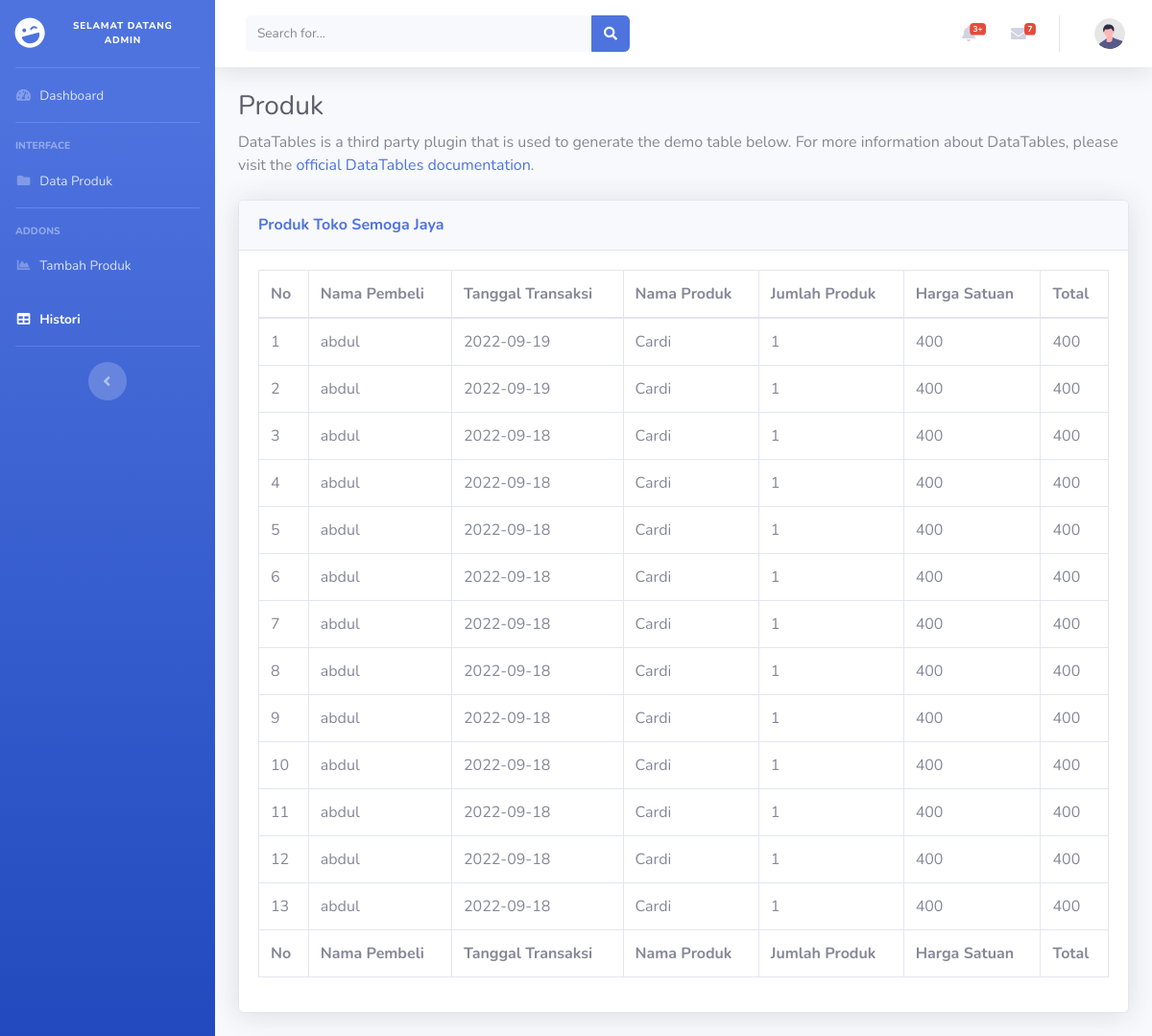
The app's page /petugas/histori_admin.php (signed in) with its own data.
### tables this page shows
CREATE TABLE `transaksi` (
  `id_transaksi` int(11) NOT NULL,
  `id_pelanggan` int(11) NOT NULL,
  `id_produk` int(11) NOT NULL,
  `tgl_transaksi` date NOT NULL
);

CREATE TABLE `pelanggan` (
  `id_pelanggan` int(11) NOT NULL,
  `nama_pelanggan` varchar(100) NOT NULL,
  `username` varchar(255) NOT NULL,
  `password` varchar(255) NOT NULL,
  `alamat` text NOT NULL,
  `telephone` varchar(50) NOT NULL
);

CREATE TABLE `produk` (
  `id_produk` int(11) NOT NULL,
  `nama_produk` varchar(100) NOT NULL,
  `deskripsi` text NOT NULL,
  `harga` int(11) NOT NULL,
  `foto_produk` varchar(255) NOT NULL
);

CREATE TABLE `detail_transaksi` (
  `id_detail_transaksi` int(11) NOT NULL,
  `id_transaksi` int(11) NOT NULL,
  `qty` int(11) NOT NULL,
  `subtotal` int(11) NOT NULL
);

### petugas/histori_admin.php (the view, shortened to what this page needs)
<?php include '../koneksi.php';
?>
<!DOCTYPE html>
<html >
<head>
    <link href="vendor/fontawesome-free/css/all.min.css" rel="stylesheet" type="text/css">
    <link href="css/sb-admin-2.min.css" rel="stylesheet">
</head>
<body id="page-top">
    <div id="wrapper">
        <ul class="navbar-nav bg-gradient-primary sidebar sidebar-dark accordion" id="accordionSidebar">
            <a class="sidebar-brand d-flex align-items-center justify-content-center" href="index.php">
                <div class="sidebar-brand-icon rotate-n-15">
                    <i class="fas fa-laugh-wink"></i>
                </div>
                <div class="sidebar-brand-text mx-3" style="font-size:10px"> Selamat datang admin <?=$_SESSION['id_petugas']?>  </div>
            </a>
            <hr class="sidebar-divider my-0">
            <li class="nav-item ">
                <a class="nav-link" href="index.php">
                    <i class="fas fa-fw fa-tachometer-alt"></i>
                    <span>Dashboard</span></a>
            </li>
            <hr class="sidebar-divider">
            <div class="sidebar-heading">
                Interface
            </div>
            <li class="nav-item">
                <a class="nav-link " href="tables.php">
                    <i class="fas fa-fw fa-folder"></i>
                    <span>Data Produk</span></a>
            </li>
            <hr class="sidebar-divider">
            <div class="sidebar-heading">
                Addons
            </div>
            <li class="nav-item ">
                <a class="nav-link" href="tambah_produk1.php">
                    <i class="fas fa-fw fa-chart-area"></i>
                    <span>Tambah Produk</span></a>
            </li>
            <li class="nav-item active">
                <a class="nav-link" href="histori_admin.php">
                    <i class="fas fa-fw fa-table"></i>
                    <span>Histori</span></a>
            </li>
            <hr class="sidebar-divider d-none d-md-block">
            <div class="text-center d-none d-md-inline">
                <button class="rounded-circle border-0" id="sidebarToggle"></button>
            </div>
        </ul>
        <div id="content-wrapper" class="d-flex flex-column">
            <div id="content">
                <nav class="navbar navbar-expand navbar-light bg-white topbar mb-4 static-top shadow">
                    <form
                        class="d-none d-sm-inline-block form-inline mr-auto ml-md-3 my-2 my-md-0 mw-100 navbar-search">
                        <div class="input-group">
                            <input type="text" class="form-control bg-light border-0 small" placeholder="Search for..."
                                aria-label="Search" aria-describedby="basic-addon2">
                            <div class="input-group-append">
                                <button class="btn btn-primary" type="button">
                                    <i class="fas fa-search fa-sm"></i>
                                </button>
                            </div>
                        </div>
                    </form>
                    <ul class="navbar-nav ml-auto">
                        <li class="nav-item dropdown no-arrow mx-1">
                            <a class="nav-link dropdown-toggle" href="#" id="alertsDropdown" role="button"
                                data-toggle="dropdown" aria-haspopup="true" aria-expanded="false">
                                <i class="fas fa-bell fa-fw"></i>
                                <span class="badge badge-danger badge-counter">3+</span>
                            </a>
                        </li>
                        <li class="nav-item dropdown no-arrow mx-1">
                            <a class="nav-link dropdown-toggle" href="#" id="messagesDropdown" role="button"
                                data-toggle="dropdown" aria-haspopup="true" aria-expanded="false">
                                <i class="fas fa-envelope fa-fw"></i>
                                <span class="badge badge-danger badge-counter">7</span>
                            </a>
                        </li>
                        <li class="nav-item dropdown no-arrow">
                            <a class="nav-link dropdown-toggle" href="#" id="userDropdown" role="button"
                                data-toggle="dropdown" aria-haspopup="true" aria-expanded="false">
                                <img class="img-profile rounded-circle"
                                    src="img/undraw_profile.svg">
                            </a>
                        </li>
                    </ul>
                </nav>
                <div class="container-fluid">
                 <h1 class="h3 mb-2 text-gray-800">Produk</h1>
                    <p class="mb-4">DataTables is a third party plugin that is used to generate the demo table below.
                        For more information about DataTables, please visit the <a target="_blank"
                            href="https://datatables.net">official DataTables documentation</a>.</p>
                    <div class="card shadow mb-4">
                        <div class="card-header py-3">
                            <h6 class="m-0 font-weight-bold text-primary">Produk Toko Semoga Jaya</h6>
                        </div>
                        <div class="card-body">
                            <div class="table-responsive">
                                <table class="table table-bordered" id="dataTable" width="100%" cellspacing="0">
                                    <thead>
                                        <tr>
                                            <th>No</th>
                                            <th>Nama Pembeli</th>
                                            <th>Tanggal Transaksi</th>
                                            <th>Nama Produk</th>
                                            <th>Jumlah Produk</th>
                                            <th>Harga Satuan</th>
                                            <th>Total</th>
                                        </tr>
                                    </thead>
                                    <tfoot>
                                        <tr>
                                            <th>No</th>
                                            <th>Nama Pembeli</th>
                                            <th>Tanggal Transaksi</th>
                                            <th>Nama Produk</th>
                                            <th>Jumlah Produk</th>
                                            <th>Harga Satuan</th>
                                            <th>Total</th>
                                        </tr>
                                    </tfoot>
                                    <tbody>
                                    <?php
                                    $sql = mysqli_query($conn, "select produk.nama_produk, transaksi.tgl_transaksi, qty, produk.harga, produk.foto_produk, detail_transaksi.subtotal, transaksi.id_transaksi from transaksi JOIN produk ON transaksi.id_produk = produk.id_produk JOIN detail_transaksi ON detail_transaksi.id_transaksi = transaksi.id_transaksi order by id_detail_transaksi desc;");
                                    $no=0;
                                    if (mysqli_num_rows($sql) > 0) {
                                        while($histori = mysqli_fetch_array($sql)){
                                            $no++;
                                            $qry_buku=mysqli_query($conn,"select P.nama_pelanggan from  pelanggan P  join transaksi T on T.id_pelanggan=P.id_pelanggan where T.id_transaksi = '".$histori['id_transaksi']."'");
                                            while($dt_buku=mysqli_fetch_array($qry_buku)){
                                                $buku_dipinjam=$dt_buku['nama_pelanggan'];
                                            }
                                        ?>
                                        <tr>
                                            <td><?=$no?></td>
                                            <td><?=$buku_dipinjam?></td>
                                            <td><?=$histori['tgl_transaksi']?></td>
                                            <td><?=$histori['nama_produk']?></td>
                                            <td><?=$histori['qty']?></td>
                                            <td><?=$histori['harga']?></td>
                                            <td><?=$histori['subtotal']?></td>
                                        </tr>
                                        <?php
                                        }
                                    } else {
                                        echo("
                                        <tr>
                                        <td colspan='8'><p style='text-align:center'>Tidak Ada Histori</p></td>
                                        </tr>
                                        ");
                                    }
                                    ?>
                                    </tbody>
                                </table>
                            </div>
                        </div>
                    </div>
                    </div>
        </div>
    </div>
</body>
</html>

### records on screen
transaksi: id_pelanggan.nama_pelanggan "abdul", tgl_transaksi "2022-09-19", id_produk.nama_produk "Cardi", detail_transaksi.qty "1", id_produk.harga "400", detail_transaksi.subtotal "400"
transaksi: id_pelanggan.nama_pelanggan "abdul", tgl_transaksi "2022-09-19", id_produk.nama_produk "Cardi", detail_transaksi.qty "1", id_produk.harga "400", detail_transaksi.subtotal "400"
transaksi: id_pelanggan.nama_pelanggan "abdul", tgl_transaksi "2022-09-18", id_produk.nama_produk "Cardi", detail_transaksi.qty "1", id_produk.harga "400", detail_transaksi.subtotal "400"
transaksi: id_pelanggan.nama_pelanggan "abdul", tgl_transaksi "2022-09-18", id_produk.nama_produk "Cardi", detail_transaksi.qty "1", id_produk.harga "400", detail_transaksi.subtotal "400"
transaksi: id_pelanggan.nama_pelanggan "abdul", tgl_transaksi "2022-09-18", id_produk.nama_produk "Cardi", detail_transaksi.qty "1", id_produk.harga "400", detail_transaksi.subtotal "400"
transaksi: id_pelanggan.nama_pelanggan "abdul", tgl_transaksi "2022-09-18", id_produk.nama_produk "Cardi", detail_transaksi.qty "1", id_produk.harga "400", detail_transaksi.subtotal "400"
transaksi: id_pelanggan.nama_pelanggan "abdul", tgl_transaksi "2022-09-18", id_produk.nama_produk "Cardi", detail_transaksi.qty "1", id_produk.harga "400", detail_transaksi.subtotal "400"
transaksi: id_pelanggan.nama_pelanggan "abdul", tgl_transaksi "2022-09-18", id_produk.nama_produk "Cardi", detail_transaksi.qty "1", id_produk.harga "400", detail_transaksi.subtotal "400"
transaksi: id_pelanggan.nama_pelanggan "abdul", tgl_transaksi "2022-09-18", id_produk.nama_produk "Cardi", detail_transaksi.qty "1", id_produk.harga "400", detail_transaksi.subtotal "400"
transaksi: id_pelanggan.nama_pelanggan "abdul", tgl_transaksi "2022-09-18", id_produk.nama_produk "Cardi", detail_transaksi.qty "1", id_produk.harga "400", detail_transaksi.subtotal "400"
transaksi: id_pelanggan.nama_pelanggan "abdul", tgl_transaksi "2022-09-18", id_produk.nama_produk "Cardi", detail_transaksi.qty "1", id_produk.harga "400", detail_transaksi.subtotal "400"
transaksi: id_pelanggan.nama_pelanggan "abdul", tgl_transaksi "2022-09-18", id_produk.nama_produk "Cardi", detail_transaksi.qty "1", id_produk.harga "400", detail_transaksi.subtotal "400"
transaksi: id_pelanggan.nama_pelanggan "abdul", tgl_transaksi "2022-09-18", id_produk.nama_produk "Cardi", detail_transaksi.qty "1", id_produk.harga "400", detail_transaksi.subtotal "400"
